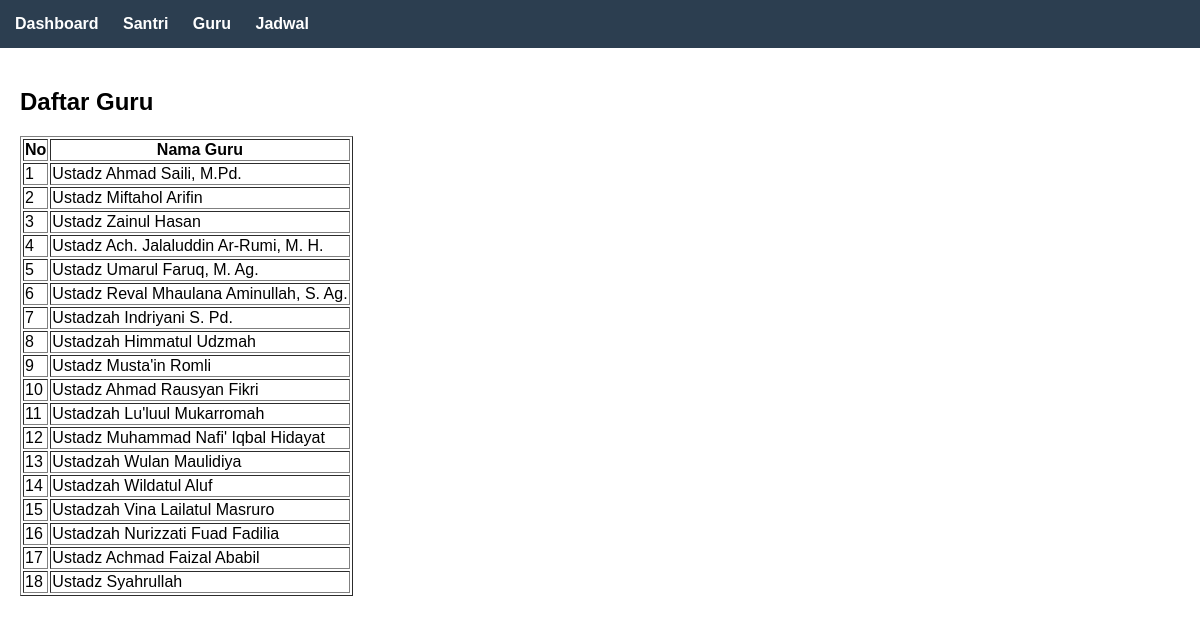
The page /guru/ on the database its author committed.
### administrator/models.py (models this page shows, shortened)
class Guru(models.Model):
    nama_guru = models.CharField(max_length=100)
    class Meta:
        verbose_name = "Guru"
        verbose_name_plural = "Guru"

### administrator/views.py (the view)
# urls.py: path('guru/', views.guru_list, name='guru_list'),
def guru_list(request):
    guru = Guru.objects.all()
    context = {
        'guru': guru
    }
    return render(request, 'guru/guru_list.html', context)

### templates/guru/guru_list.html
{% extends 'base.html' %}
{% block content %}
<h2>Daftar Guru</h2>
<table border="1">
<tr>
<th>No</th>
<th>Nama Guru</th>
</tr>
{% for g in guru %}
<tr>
<td>{{ forloop.counter }}</td>
<td>{{ g.nama_guru }}</td>
</tr>
{% endfor %}
</table>
{% endblock %}

### templates/base.html (style rules this page uses)
body { font-family: Arial; margin: 0; padding: 0; }

### rows shown on the page
Guru: nama_guru "Ustadz Ahmad Saili, M.Pd."
Guru: nama_guru "Ustadz Miftahol Arifin"
Guru: nama_guru "Ustadz Zainul Hasan"
Guru: nama_guru "Ustadz Ach. Jalaluddin Ar-Rumi, M. H."
Guru: nama_guru "Ustadz Umarul Faruq, M. Ag."
Guru: nama_guru "Ustadz Reval Mhaulana Aminullah, S. Ag."
Guru: nama_guru "Ustadzah Indriyani S. Pd."
Guru: nama_guru "Ustadzah Himmatul Udzmah"
Guru: nama_guru "Ustadz Musta'in Romli"
Guru: nama_guru "Ustadz Ahmad Rausyan Fikri"
Guru: nama_guru "Ustadzah Lu'luul Mukarromah"
Guru: nama_guru "Ustadz Muhammad Nafi' Iqbal Hidayat"
Guru: nama_guru "Ustadzah Wulan Maulidiya"
Guru: nama_guru "Ustadzah Wildatul Aluf"
Guru: nama_guru "Ustadzah Vina Lailatul Masruro"
Guru: nama_guru "Ustadzah Nurizzati Fuad Fadilia"
Guru: nama_guru "Ustadz Achmad Faizal Ababil"
Guru: nama_guru "Ustadz Syahrullah"
